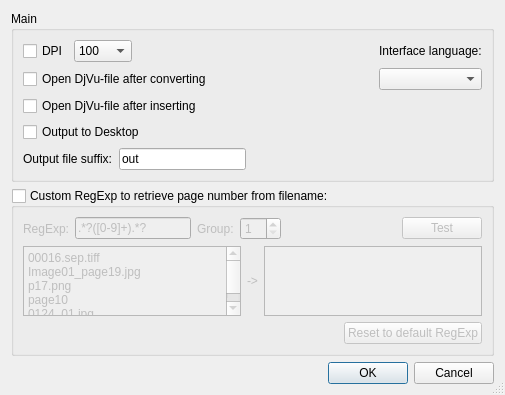
<?xml version="1.0" encoding="UTF-8"?>
<ui version="4.0">
 <class>OptionsDialog</class>
 <widget class="QDialog" name="OptionsDialog">
  <property name="geometry">
   <rect>
    <x>0</x>
    <y>0</y>
    <width>505</width>
    <height>381</height>
   </rect>
  </property>
  <property name="windowTitle">
   <string>Options</string>
  </property>
  <property name="windowIcon">
   <iconset resource="res/appicon.qrc">
    <normaloff>:/appicon</normaloff>:/appicon</iconset>
  </property>
  <property name="sizeGripEnabled">
   <bool>true</bool>
  </property>
  <property name="modal">
   <bool>true</bool>
  </property>
  <layout class="QVBoxLayout" name="verticalLayout">
   <item>
    <widget class="QGroupBox" name="groupBox">
     <property name="title">
      <string>Main</string>
     </property>
     <layout class="QGridLayout" name="gridLayout">
      <item row="1" column="0">
       <widget class="QCheckBox" name="cbOpenAfterConv">
        <property name="text">
         <string>Open DjVu-file after converting</string>
        </property>
       </widget>
      </item>
      <item row="0" column="0">
       <layout class="QHBoxLayout" name="horizontalLayout_2">
        <item>
         <widget class="QCheckBox" name="cbDPI">
          <property name="text">
           <string>DPI</string>
          </property>
         </widget>
        </item>
        <item>
         <widget class="QComboBox" name="comboDPI">
          <item>
           <property name="text">
            <string notr="true">100</string>
           </property>
          </item>
          <item>
           <property name="text">
            <string notr="true">150</string>
           </property>
          </item>
          <item>
           <property name="text">
            <string notr="true">200</string>
           </property>
          </item>
          <item>
           <property name="text">
            <string notr="true">300</string>
           </property>
          </item>
          <item>
           <property name="text">
            <string notr="true">400</string>
           </property>
          </item>
          <item>
           <property name="text">
            <string notr="true">500</string>
           </property>
          </item>
          <item>
           <property name="text">
            <string notr="true">600</string>
           </property>
          </item>
          <item>
           <property name="text">
            <string notr="true">1200</string>
           </property>
          </item>
         </widget>
        </item>
        <item>
         <spacer name="horizontalSpacer">
          <property name="orientation">
           <enum>Qt::Horizontal</enum>
          </property>
          <property name="sizeHint" stdset="0">
           <size>
            <width>40</width>
            <height>20</height>
           </size>
          </property>
         </spacer>
        </item>
       </layout>
      </item>
      <item row="2" column="0">
       <widget class="QCheckBox" name="cbOpenAfterIns">
        <property name="text">
         <string>Open DjVu-file after inserting</string>
        </property>
       </widget>
      </item>
      <item row="3" column="0">
       <widget class="QCheckBox" name="cbOutpDesktop">
        <property name="text">
         <string>Output to Desktop</string>
        </property>
       </widget>
      </item>
      <item row="4" column="0">
       <layout class="QHBoxLayout" name="horizontalLayout_3">
        <item>
         <widget class="QLabel" name="label">
          <property name="text">
           <string>Output file suffix:</string>
          </property>
         </widget>
        </item>
        <item>
         <widget class="QLineEdit" name="edOutputFileSuffix">
          <property name="text">
           <string notr="true">out</string>
          </property>
         </widget>
        </item>
        <item>
         <spacer name="horizontalSpacer_2">
          <property name="orientation">
           <enum>Qt::Horizontal</enum>
          </property>
          <property name="sizeHint" stdset="0">
           <size>
            <width>40</width>
            <height>20</height>
           </size>
          </property>
         </spacer>
        </item>
       </layout>
      </item>
      <item row="0" column="1">
       <widget class="QLabel" name="label_2">
        <property name="text">
         <string>Interface language:</string>
        </property>
       </widget>
      </item>
      <item row="1" column="1">
       <widget class="QComboBox" name="comboLang"/>
      </item>
     </layout>
    </widget>
   </item>
   <item>
    <widget class="QGroupBox" name="gbRegExp">
     <property name="title">
      <string>Custom RegExp to retrieve page number from filename:</string>
     </property>
     <property name="checkable">
      <bool>true</bool>
     </property>
     <property name="checked">
      <bool>false</bool>
     </property>
     <layout class="QVBoxLayout" name="verticalLayout_2">
      <item>
       <layout class="QHBoxLayout" name="horizontalLayout_4">
        <item>
         <widget class="QLabel" name="label_5">
          <property name="text">
           <string>RegExp:</string>
          </property>
         </widget>
        </item>
        <item>
         <widget class="QLineEdit" name="edRegExp">
          <property name="text">
           <string notr="true">.*?([0-9]+).*?</string>
          </property>
         </widget>
        </item>
        <item>
         <widget class="QLabel" name="label_4">
          <property name="text">
           <string>Group:</string>
          </property>
         </widget>
        </item>
        <item>
         <widget class="QSpinBox" name="sbGroup">
          <property name="minimum">
           <number>1</number>
          </property>
         </widget>
        </item>
        <item>
         <spacer name="horizontalSpacer_3">
          <property name="orientation">
           <enum>Qt::Horizontal</enum>
          </property>
          <property name="sizeHint" stdset="0">
           <size>
            <width>40</width>
            <height>20</height>
           </size>
          </property>
         </spacer>
        </item>
        <item>
         <widget class="QPushButton" name="btnTest">
          <property name="text">
           <string>Test</string>
          </property>
         </widget>
        </item>
       </layout>
      </item>
      <item>
       <layout class="QHBoxLayout" name="horizontalLayout_6">
        <item>
         <widget class="QPlainTextEdit" name="teDemoSrc">
          <property name="plainText">
           <string>00016.sep.tiff
Image01_page19.jpg
p17.png
page10
0124_01.jpg</string>
          </property>
         </widget>
        </item>
        <item>
         <widget class="QLabel" name="label_3">
          <property name="text">
           <string notr="true">-&gt;</string>
          </property>
         </widget>
        </item>
        <item>
         <widget class="QPlainTextEdit" name="teDemo">
          <property name="styleSheet">
           <string notr="true">background-color: palette(window)</string>
          </property>
          <property name="readOnly">
           <bool>true</bool>
          </property>
         </widget>
        </item>
       </layout>
      </item>
      <item>
       <layout class="QHBoxLayout" name="horizontalLayout">
        <item>
         <spacer name="horizontalSpacer_4">
          <property name="orientation">
           <enum>Qt::Horizontal</enum>
          </property>
          <property name="sizeHint" stdset="0">
           <size>
            <width>40</width>
            <height>20</height>
           </size>
          </property>
         </spacer>
        </item>
        <item>
         <widget class="QPushButton" name="btnResetRegExp">
          <property name="text">
           <string>Reset to default RegExp</string>
          </property>
         </widget>
        </item>
       </layout>
      </item>
     </layout>
    </widget>
   </item>
   <item>
    <widget class="QDialogButtonBox" name="buttonBox">
     <property name="orientation">
      <enum>Qt::Horizontal</enum>
     </property>
     <property name="standardButtons">
      <set>QDialogButtonBox::Cancel|QDialogButtonBox::Ok</set>
     </property>
    </widget>
   </item>
  </layout>
 </widget>
 <resources>
  <include location="res/appicon.qrc"/>
 </resources>
 <connections>
  <connection>
   <sender>buttonBox</sender>
   <signal>accepted()</signal>
   <receiver>OptionsDialog</receiver>
   <slot>accept()</slot>
   <hints>
    <hint type="sourcelabel">
     <x>248</x>
     <y>254</y>
    </hint>
    <hint type="destinationlabel">
     <x>157</x>
     <y>274</y>
    </hint>
   </hints>
  </connection>
  <connection>
   <sender>buttonBox</sender>
   <signal>rejected()</signal>
   <receiver>OptionsDialog</receiver>
   <slot>reject()</slot>
   <hints>
    <hint type="sourcelabel">
     <x>316</x>
     <y>260</y>
    </hint>
    <hint type="destinationlabel">
     <x>286</x>
     <y>274</y>
    </hint>
   </hints>
  </connection>
 </connections>
</ui>
